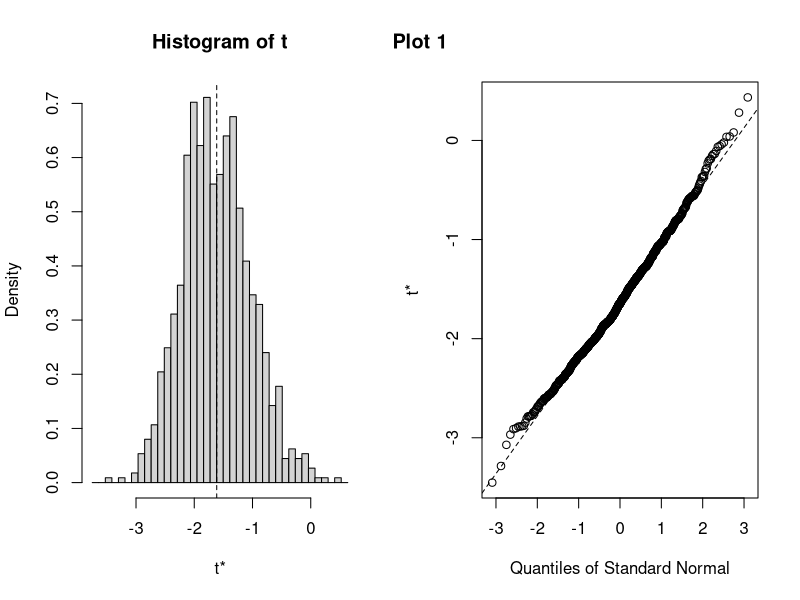
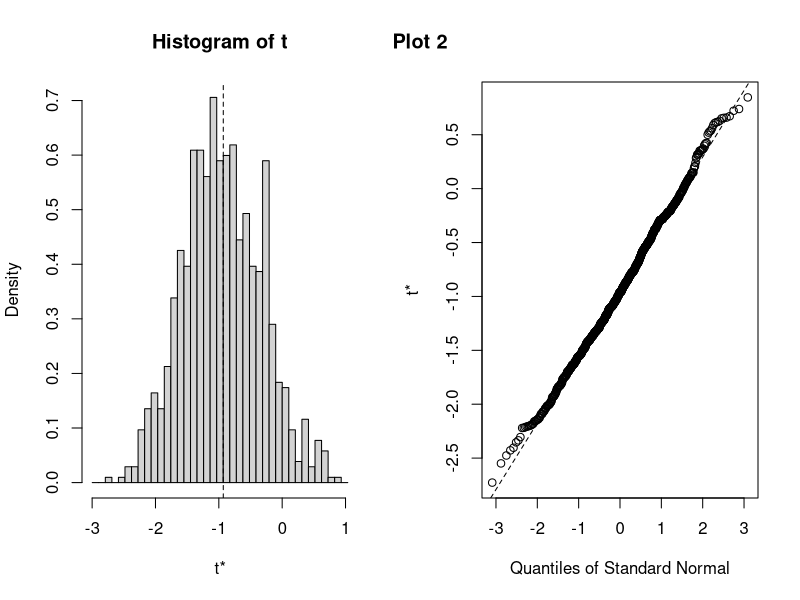
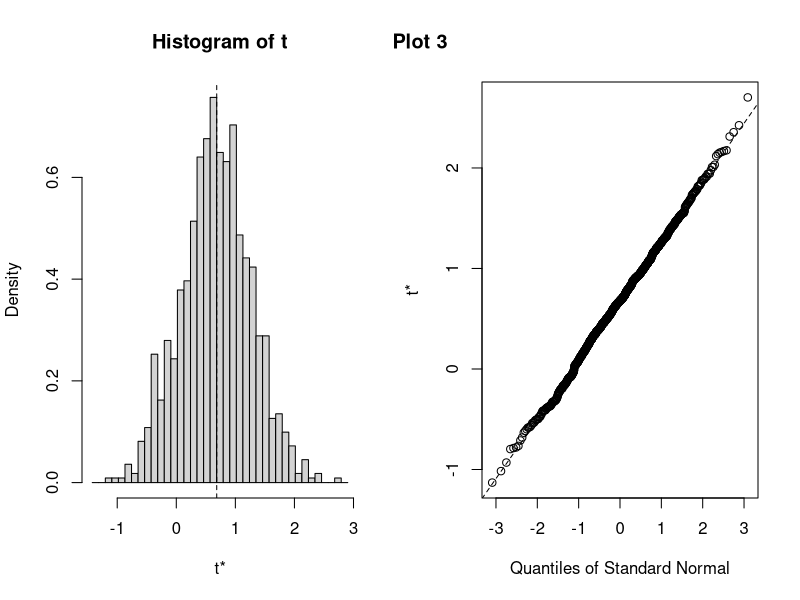

Write R code to recreate these figures, in order.
# Load necessary libraries
library(boot)

# Generate example data
set.seed(123)
group1 <- rnorm(20, mean = 10, sd = 2)
group2 <- rnorm(20, mean = 12, sd = 2)
group3 <- rnorm(20, mean = 11, sd = 2)

# Combine the groups
data <- c(group1, group2, group3)

# Create a grouping variable
group <- rep(c("Group1", "Group2", "Group3"), each = 20)

# Make dataframe and cleanup other variables
mydata=data.frame(value=data,group=factor(group))
remove(group1,group2,group3,data,group)


# Define a function to calculate the pairwise mean differences
pairwise_mean_diff <- function(formula, data=NULL,indices){
  dat=data[indices,] 
  if (inherits(formula, "formula") == FALSE) {
    stop("The input model must be a formula.\n")
  }
  m1=aov(formula,data=dat)
  anova.table=anova(m1)
  resp=all.vars(formula)[1]
  pred=all.vars(formula)[2]
  
  treat=as.factor(m1$model[,pred])
  r=length(levels(treat)) # number of levels
  g=r*(r-1)/2  #number of all pairwise comparisons
  lett=combn(levels(treat),2)
  means=tapply(dat[,resp],dat[,pred],mean)
  diffs=unname(-combn(means,2,diff)) #minus is to do A-B not B-A
  rnames=rep(0,g)
  for(i in 1:g){
    rnames[i]=paste(lett[1,i],"-",lett[2,i])
  }
  setNames(diffs,rnames)
  return(diffs)
}


# Perform bootstrap
bootstrap_results <- boot(data=mydata,statistic=pairwise_mean_diff, sim="ordinary",R = 1000,formula=value~group)
# use index=1 for 1st parameter (difference), 2 for 2nd etc
generate_results <- function(results) {
  # Create a loop to generate plots
  num_plots=dim(results$t0)
  for (i in 1:num_plots) {
    # Create a new plot
    plot(results,index=i)
    title(paste("Plot",i))
  }
  # Print the results
  cat("Bootstrap results:\n")
  print(bootstrap_results)
  for (i in 1:num_plots) {
    cat("\n")
    print(paste("95% Confidence Intervals for Pairwise Mean Differences:",i))
    print(boot.ci(boot.out=bootstrap_results, type="all",index=i)) # BCa preferred
  }
}

# Get confidence intervals for pairwise mean differences
generate_results(bootstrap_results) # plot histogram for difference, do for 1:g, scroll through plots

